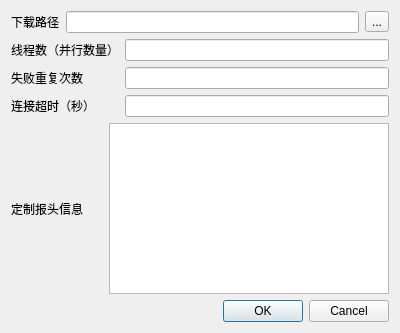
<?xml version="1.0" encoding="UTF-8"?>
<ui version="4.0">
 <class>SystemSetting</class>
 <widget class="QWidget" name="SystemSetting">
  <property name="geometry">
   <rect>
    <x>0</x>
    <y>0</y>
    <width>400</width>
    <height>333</height>
   </rect>
  </property>
  <property name="windowTitle">
   <string>系统设置</string>
  </property>
  <layout class="QVBoxLayout" name="verticalLayout_2">
   <item>
    <layout class="QVBoxLayout" name="verticalLayout">
     <item>
      <layout class="QHBoxLayout" name="horizontalLayout_3">
       <item>
        <widget class="QLabel" name="downloadpath_label">
         <property name="text">
          <string>下载路径</string>
         </property>
        </widget>
       </item>
       <item>
        <widget class="QLineEdit" name="downloadpath_lineedit"/>
       </item>
       <item>
        <widget class="QToolButton" name="downloadpath_toolbutton">
         <property name="text">
          <string>...</string>
         </property>
        </widget>
       </item>
      </layout>
     </item>
     <item>
      <layout class="QHBoxLayout" name="horizontalLayout">
       <item>
        <layout class="QFormLayout" name="formLayout">
         <item row="0" column="0">
          <widget class="QLabel" name="threads_label">
           <property name="text">
            <string>线程数（并行数量）</string>
           </property>
          </widget>
         </item>
         <item row="0" column="1">
          <widget class="QLineEdit" name="threads_lineedit"/>
         </item>
         <item row="1" column="0">
          <widget class="QLabel" name="failedretrytimes_label">
           <property name="text">
            <string>失败重复次数</string>
           </property>
          </widget>
         </item>
         <item row="1" column="1">
          <widget class="QLineEdit" name="failedretrytimes_lineedit"/>
         </item>
         <item row="2" column="0">
          <widget class="QLabel" name="connecttimeout_label">
           <property name="text">
            <string>连接超时（秒）</string>
           </property>
          </widget>
         </item>
         <item row="2" column="1">
          <widget class="QLineEdit" name="connecttimeout_lineedit"/>
         </item>
        </layout>
       </item>
      </layout>
     </item>
     <item>
      <layout class="QHBoxLayout" name="horizontalLayout_2">
       <item>
        <layout class="QGridLayout" name="gridLayout">
         <item row="0" column="0">
          <widget class="QLabel" name="header_label">
           <property name="text">
            <string>定制报头信息      </string>
           </property>
          </widget>
         </item>
         <item row="0" column="1">
          <widget class="QTextEdit" name="header_textedit"/>
         </item>
        </layout>
       </item>
      </layout>
     </item>
    </layout>
   </item>
   <item>
    <widget class="QDialogButtonBox" name="buttonBox">
     <property name="standardButtons">
      <set>QDialogButtonBox::Cancel|QDialogButtonBox::Ok</set>
     </property>
    </widget>
   </item>
  </layout>
 </widget>
 <resources/>
 <connections/>
</ui>
